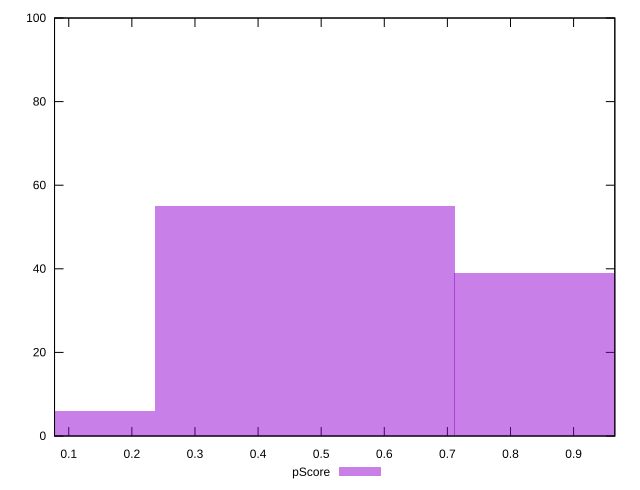

Write gnuplot code to recreate this figure.
reset

$pScore <<EOF
0.9483794600345643 39
0.47418973001728215 55
0 6
EOF

set key outside below
set boxwidth 0.47418973001728215
set xrange [0.07746372933018791:0.9653314240604107]
set yrange [0:100]
set trange [0:100]
set style fill transparent solid 0.5 noborder
set terminal svg size 640, 490 enhanced background rgb 'white'
set output "report_00022_2021-02-20T12:08:46.964Z/first-cpu-idle/samples/pages/pScore/histogram.svg"

plot $pScore title "pScore" with boxes

reset
